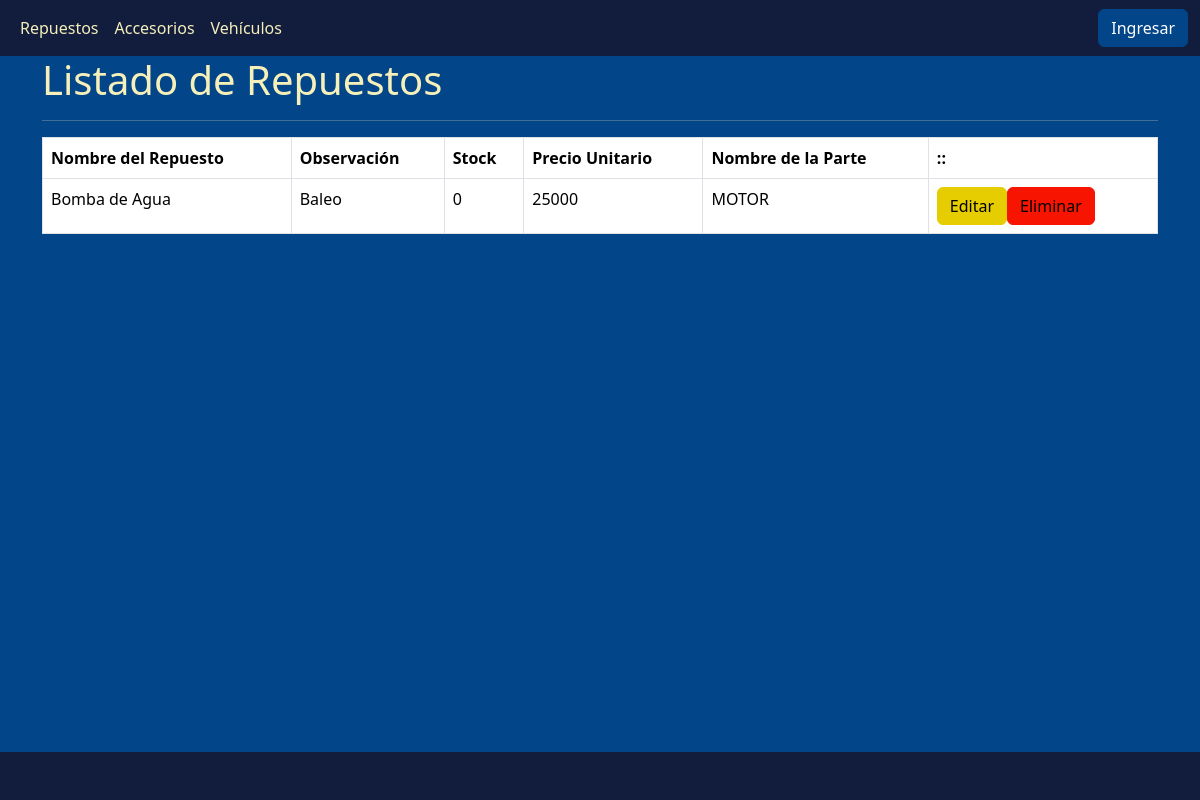
Screenshot of /app/invitado/repuestosUsuario.php with the database file from the repository.
### tables this page shows
CREATE TABLE `repuesto` (
  `ID` int(6) NOT NULL AUTO_INCREMENT,
  `FK_VEHICULO` int(5) NOT NULL,
  `NOMBRE_REPUESTO` varchar(50) NOT NULL,
  `OBSERVACION` varchar(100) NOT NULL,
  `STOCK` int(3) NOT NULL,
  `PRECIO_UNITARIO` int(7) NOT NULL,
  `FK_PARTE` int(2) DEFAULT NULL,
  PRIMARY KEY (`ID`),
  KEY `FK_VEHICULO` (`FK_VEHICULO`),
  KEY `FK_PARTE` (`FK_PARTE`),
  CONSTRAINT `repuesto_ibfk_1` FOREIGN KEY (`FK_VEHICULO`) REFERENCES `vehiculo` (`ID`),
  CONSTRAINT `repuesto_ibfk_2` FOREIGN KEY (`FK_PARTE`) REFERENCES `parte` (`ID`)
);

CREATE TABLE `parte` (
  `ID` int(2) NOT NULL AUTO_INCREMENT,
  `NOMBRE_PARTE` varchar(50) NOT NULL,
  PRIMARY KEY (`ID`)
);

### web/app/modulos/repuesto/mostrarRepuestos.php (the view, shortened to what this page needs)
<?php
include __DIR__ . '/../../db.php';
$sql = "SELECT repuesto.ID, repuesto.NOMBRE_REPUESTO, repuesto.OBSERVACION, repuesto.STOCK, repuesto.PRECIO_UNITARIO, parte.NOMBRE_PARTE
        FROM repuesto
        INNER JOIN parte ON repuesto.FK_PARTE = parte.ID";
$result = $conn->query($sql);
?>
<h1 class="text-light">Listado de Repuestos</h1>
<hr class="text-light">
<?php
if ($result->num_rows > 0) {
  echo '<table class="table table-bordered">';
  echo '<thead>';
  echo '<tr>';
  echo '<th>Nombre del Repuesto</th>';
  echo '<th>Observación</th>';
  echo '<th>Stock</th>';
  echo '<th>Precio Unitario</th>';
  echo '<th>Nombre de la Parte</th>';
  echo '<th>::</th>';
  echo '</tr>';
  echo '</thead>';
  echo '<tbody>';
  while ($row = $result->fetch_assoc()) {
    echo '<tr>';
    echo '<td>' . $row["NOMBRE_REPUESTO"] . '</td>';
    echo '<td>' . $row["OBSERVACION"] . '</td>';
    echo '<td>' . $row["STOCK"] . '</td>';
    echo '<td>' . $row["PRECIO_UNITARIO"] . '</td>';
    echo '<td>' . $row["NOMBRE_PARTE"] . '</td>';
    echo '<td>' .
      '<button type="button" class="btn btn-warning" onclick="editar(' . $row["ID"] . ');">Editar</button>' .
      '<button type="button" class="btn btn-danger" onclick="eliminar(' . $row["ID"] . ');">Eliminar</button>' .
      '</td>';
    echo '</tr>';
  }
  echo '</tbody>';
  echo '</table>';
?>
<?php
} else {
  echo "No se encontraron resultados.";
}
?>

### rows the page displays
repuesto: NOMBRE_REPUESTO "Bomba de Agua", OBSERVACION "Baleo", STOCK "0", PRECIO_UNITARIO "25000", FK_PARTE.NOMBRE_PARTE "MOTOR"
